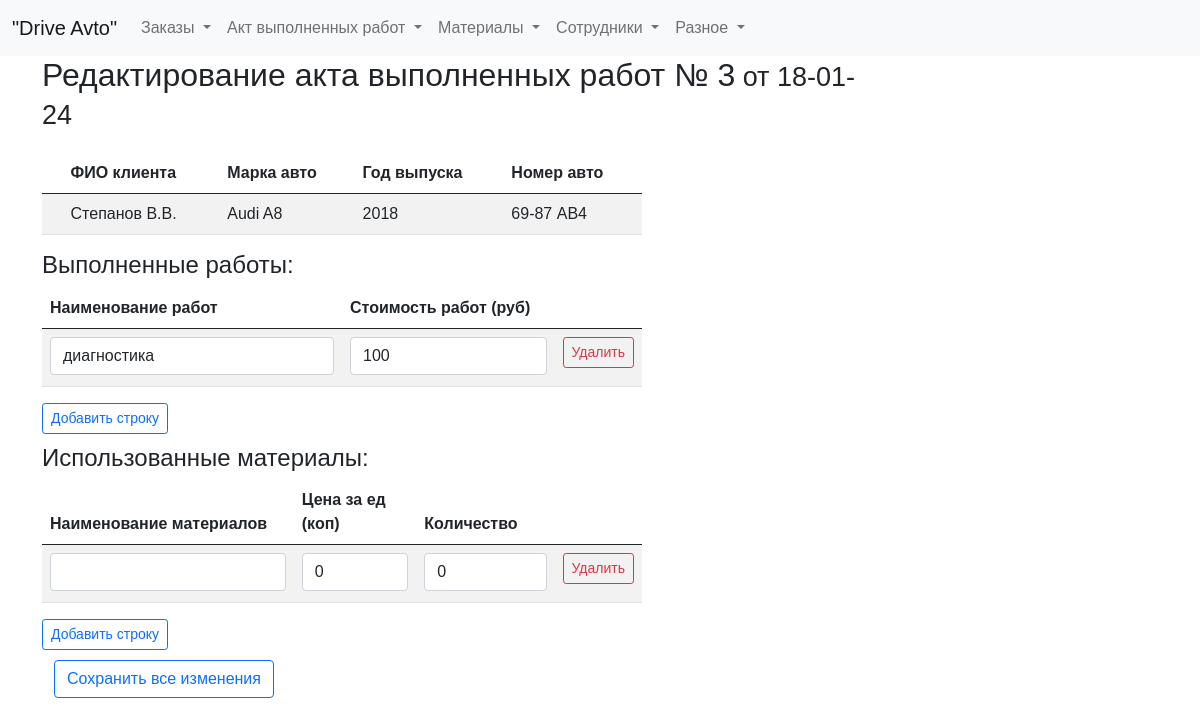
The app's page /edit_final_act/3, older data.
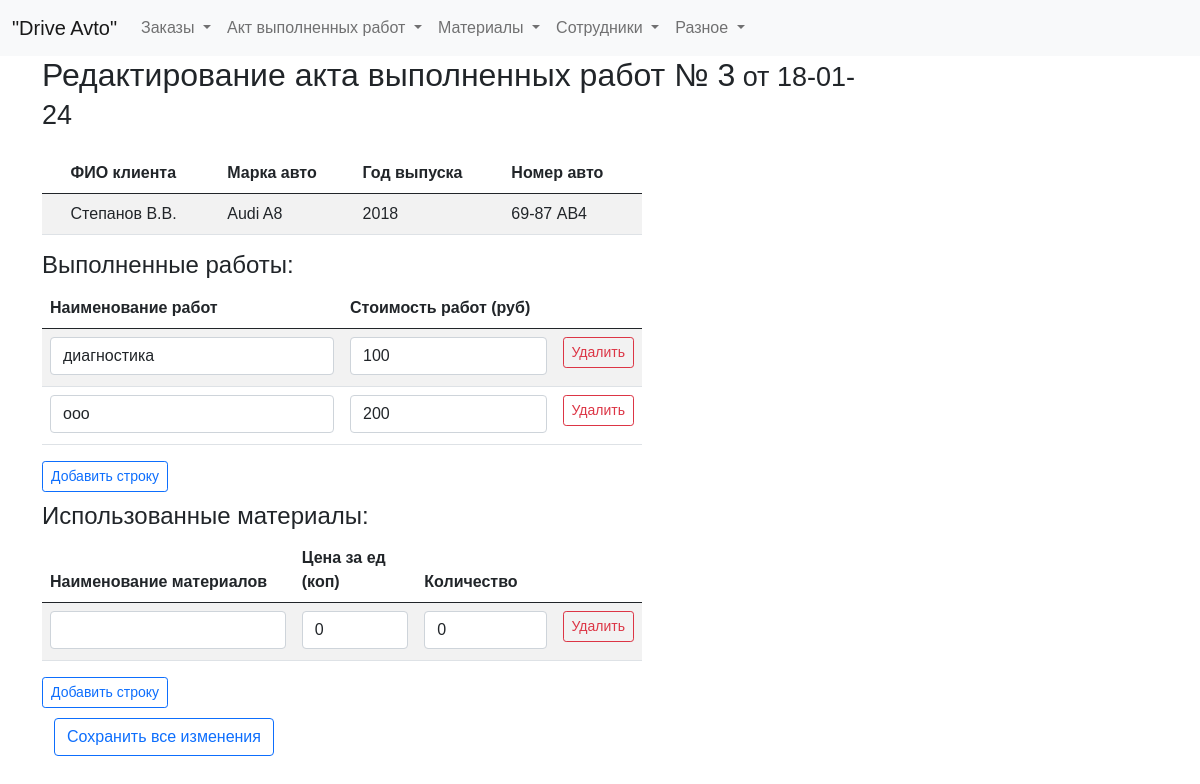
The same page, newer data.
### tables this page shows
CREATE TABLE act (
id integer PRIMARY KEY AUTOINCREMENT,
id_act integer NOT NULL,
date_act text NOT NULL,
name_work text NOT NULL,
price_work integer NOT NULL,
FOREIGN KEY (id_act) REFERENCES log (id_act)
);

### fcompany.py (the view)
@app.route('/edit_final_act/<int:entry_id>')
def edit_final_act(entry_id):
    entry_data = dbase.get_final_act(entry_id)
    print(f"Entry data: {entry_data}")
    print('edit_final_ac - entry_id: ', entry_id)
    return render_template('edit_final_act.html', title="Редактировать", entry_data=entry_data)

### fcompany.py (called while the page is built)
def connect_db():  # общая функция для установления соединения с БД
    conn = sqlite3.connect(app.config['DATABASE'])
    conn.row_factory = sqlite3.Row  # записи будут представлены не в виде кортежей, а в виде словаря (для исп в шаблонах)
    return conn

def get_db():
    if not hasattr(g, 'link_db'):
        g.link_db = connect_db()
    return g.link_db

@app.before_request
def before_request():
    global dbase
    db = get_db()
    dbase = FDataBase(db)

### templates/edit_final_act.html (shortened to what this page needs)
{% extends 'base.html' %}
{% block content %}
<h2>Редактирование акта выполненных работ № {{ entry_data.main.id_act }}<span style="font-family: 'Arial', sans-serif; font-size: 27px;">
    от {{ entry_data.main.date_act }}</span></h2>
<form action="/save_edit_final_act/{{ entry_data.main.id_act }}" method="post">
    <div class="table-responsive">
        <table id="myTable" class="table table-striped" style="max-width: 100%;">
            <thead>
                <tr>
                    <th scope="col"></th>
                    <th scope="col">ФИО клиента</th>
                    <th scope="col">Марка авто</th>
                    <th scope="col">Год выпуска</th>
                    <th scope="col">Номер авто</th>
                </tr>
            </thead>
            <tbody>
                <tr>
                    <th scope="row"></th>
                    <td>{{ entry_data.main.name_customer }}</td>
                    <td>{{ entry_data.main.brand_car }}</td>
                    <td>{{ entry_data.main.year_car }}</td>
                    <td>{{ entry_data.main.number_car }}</td>
                </tr>
            </tbody>
        </table>
    </div>
    <h4>Выполненные работы:</h4>
    <div class="table-responsive">
        <table id="workTable" class="table table-striped">
            <thead>
                <tr>
                    <th scope="col">Наименование работ</th>
                    <th scope="col">Стоимость работ (руб)</th>
                    <th scope="col"></th>
                </tr>
            </thead>
            <tbody>
                {% for work in entry_data.works %}
                <tr>
                    <td><input type="text" name="name_work[]" class="form-control" value="{{ work.name_work }}" ></td>
                    <td><input type="number" name="price_work[]" class="form-control" value="{{ work.price_work }}"></td>
                    <td><button type="button" class="btn btn-outline-danger btn-sm" onclick="deleteWorkRow(this)">Удалить</button></td>
                </tr>
                {% endfor %}
            </tbody>
        </table>
        <button type="button" class="btn btn-outline-primary btn-sm" onclick="addWorkRow()">Добавить строку</button>
    </div>
    <h4>Использованные материалы:</h4>
    <div class="table-responsive">
        <table id="materialTable" class="table table-striped">
            <thead>
                <tr>
                    <th scope="col">Наименование материалов</th>
                    <th scope="col">Цена за ед (коп)</th>
                    <th scope="col">Количество</th>
                    <th scope="col"></th>
                </tr>
            </thead>
            <tbody>
                {% for material in entry_data.materials %}
                <tr>
                    <td><input type="text" name="name[]" class="form-control" value="{{ material.name }}"></td>
                    <td><input type="number" name="price_unit[]" class="form-control" value="{{ material.price_unit }}"></td>
                    <td><input type="number" name="quantity[]" class="form-control" value="{{ material.quantity }}"></td>
                    <td><button type="button" class="btn btn-outline-danger btn-sm" onclick="deleteRow(this)">Удалить</button></td>
                </tr>
                {% endfor %}
            </tbody>
        </table>
        <button type="button" class="btn btn-outline-primary btn-sm" onclick="addMaterialRow()">Добавить строку</button>
    </div>
    <div class="container">
        <button type="submit" class="btn btn-outline-primary">Сохранить все изменения</button>
    </div>
</form>
{% endblock %}

Row changes from the older to the newer data that the page shows:
added act: name_work "ооо", price_work "200"
